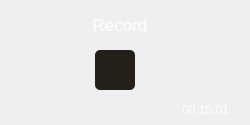
   <widget class="QFrame" name="recordframe">
    <property name="geometry">
     <rect>
      <x>36</x>
      <y>58</y>
      <width>250</width>
      <height>125</height>
     </rect>
    </property>
    <property name="styleSheet">
     <string notr="true">background: qradialgradient(cx:1.0, cy:0.0, radius: 3.0,
              fx:1.0, fy:0.0, stop:0 rgba(2, 2, 2, 0.75), stop:1 rgba(143, 99, 41, 0.75));
border-radius: 5px;
</string>
    </property>
    <property name="frameShape">
     <enum>QFrame::StyledPanel</enum>
    </property>
    <property name="frameShadow">
     <enum>QFrame::Raised</enum>
    </property>
    <widget class="QLabel" name="recordlabel">
     <property name="geometry">
      <rect>
       <x>80</x>
       <y>10</y>
       <width>80</width>
       <height>30</height>
      </rect>
     </property>
     <property name="font">
      <font>
       <pointsize>13</pointsize>
       <weight>50</weight>
       <bold>false</bold>
      </font>
     </property>
     <property name="styleSheet">
      <string notr="true">background-color: rgba(255, 255, 255, 0);
border: 0px;
color: rgb(255, 255, 255);</string>
     </property>
     <property name="lineWidth">
      <number>0</number>
     </property>
     <property name="text">
      <string>Record</string>
     </property>
     <property name="alignment">
      <set>Qt::AlignCenter</set>
     </property>
    </widget>
    <widget class="QLabel" name="timer">
     <property name="geometry">
      <rect>
       <x>158</x>
       <y>100</y>
       <width>71</width>
       <height>20</height>
      </rect>
     </property>
     <property name="font">
      <font>
       <pointsize>9</pointsize>
      </font>
     </property>
     <property name="styleSheet">
      <string notr="true">background-color: rgba(255, 255, 255, 0);
border: 0px;
color: rgb(255, 255, 255);</string>
     </property>
     <property name="lineWidth">
      <number>0</number>
     </property>
     <property name="text">
      <string>00:15:01</string>
     </property>
     <property name="alignment">
      <set>Qt::AlignRight|Qt::AlignTrailing|Qt::AlignVCenter</set>
     </property>
    </widget>
    <widget class="QLabel" name="playsymbolback">
     <property name="geometry">
      <rect>
       <x>95</x>
       <y>50</y>
       <width>40</width>
       <height>40</height>
      </rect>
     </property>
     <property name="autoFillBackground">
      <bool>false</bool>
     </property>
     <property name="styleSheet">
      <string notr="true">background: #241F19;
box-shadow: inset 3px 3px 3px rgba(7, 6, 5, 0.25), inset -2px -2px 2px rgba(143, 99, 41, 0.25);
border-radius: 5px;
border-radius: 5px;</string>
     </property>
     <property name="frameShape">
      <enum>QFrame::Box</enum>
     </property>
     <property name="frameShadow">
      <enum>QFrame::Sunken</enum>
     </property>
     <property name="lineWidth">
      <number>33</number>
     </property>
     <property name="text">
      <string/>
     </property>
     <property name="scaledContents">
      <bool>false</bool>
     </property>
    </widget>
    <widget class="QLabel" name="playsymbol">
     <property name="geometry">
      <rect>
       <x>105</x>
       <y>55</y>
       <width>20</width>
       <height>20</height>
      </rect>
     </property>
     <property name="styleSheet">
      <string notr="true">background-color: rgba(255, 255, 255, 0);
border: 0px;</string>
     </property>
     <property name="text">
      <string/>
     </property>
     <property name="pixmap">
      <pixmap>pics/HMI/icon/play video button.svg</pixmap>
     </property>
    </widget>
    <widget class="QLabel" name="audiosymbol">
     <property name="geometry">
      <rect>
       <x>115</x>
       <y>65</y>
       <width>15</width>
       <height>20</height>
      </rect>
     </property>
     <property name="styleSheet">
      <string notr="true">background-color: rgba(255, 255, 255, 0);
border: 0px;</string>
     </property>
     <property name="text">
      <string/>
     </property>
     <property name="pixmap">
      <pixmap>pics/HMI/icon/Audio Icon.svg</pixmap>
     </property>
    </widget>
    <widget class="QLabel" name="waveslabel">
     <property name="geometry">
      <rect>
       <x>30</x>
       <y>95</y>
       <width>120</width>
       <height>30</height>
      </rect>
     </property>
     <property name="styleSheet">
      <string notr="true">background-color: rgba(255, 255, 255, 0);
border: 0px;</string>
     </property>
     <property name="text">
      <string/>
     </property>
     <property name="pixmap">
      <pixmap>pics/HMI/icon/Waves.svg</pixmap>
     </property>
     <property name="scaledContents">
      <bool>true</bool>
     </property>
    </widget>
    <widget class="QPushButton" name="recordbtn">
     <property name="geometry">
      <rect>
       <x>0</x>
       <y>0</y>
       <width>250</width>
       <height>125</height>
      </rect>
     </property>
     <property name="styleSheet">
      <string notr="true">background-color: rgba(255, 255, 255, 0);
border: 0px;</string>
     </property>
     <property name="text">
      <string/>
     </property>
    </widget>
   </widget>
